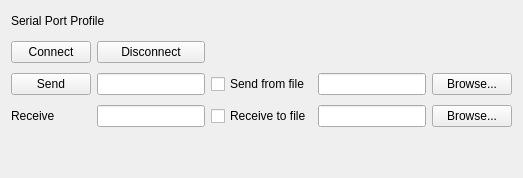
          <widget class="QWidget" name="tabSPP">
           <attribute name="title">
            <string>SPP</string>
           </attribute>
           <layout class="QGridLayout" name="gridLayout_27">
            <property name="verticalSpacing">
             <number>10</number>
            </property>
            <item row="0" column="0" colspan="3">
             <layout class="QHBoxLayout" name="horizontalLayout_33">
              <item>
               <widget class="QLabel" name="label_2">
                <property name="text">
                 <string>Serial Port Profile</string>
                </property>
               </widget>
              </item>
              <item>
               <spacer name="horizontalSpacer_29">
                <property name="orientation">
                 <enum>Qt::Vertical</enum>
                </property>
                <property name="sizeHint" stdset="0">
                 <size>
                  <width>40</width>
                  <height>20</height>
                 </size>
                </property>
               </spacer>
              </item>
             </layout>
            </item>
            <item row="1" column="0">
             <widget class="QPushButton" name="btnSPConnect">
              <property name="text">
               <string>Connect</string>
              </property>
             </widget>
            </item>
            <item row="1" column="1">
             <widget class="QPushButton" name="btnSPPDisconnect">
              <property name="text">
               <string>Disconnect</string>
              </property>
             </widget>
            </item>
            <item row="2" column="1">
             <widget class="QLineEdit" name="lineEditSPPSend"/>
            </item>
            <item row="2" column="0">
             <widget class="QPushButton" name="btnSPPSend">
              <property name="text">
               <string>Send</string>
              </property>
             </widget>
            </item>
            <item row="3" column="4">
             <widget class="QPushButton" name="btnSPPBrowseReceive">
              <property name="text">
               <string>Browse...</string>
              </property>
             </widget>
            </item>
            <item row="3" column="1">
             <widget class="QLineEdit" name="lineEditSPPreceive"/>
            </item>
            <item row="3" column="2">
             <widget class="QCheckBox" name="cbSPPReceiveFile">
              <property name="text">
               <string>Receive to file</string>
              </property>
             </widget>
            </item>
            <item row="2" column="3">
             <widget class="QLineEdit" name="lineEditSPPSendFile"/>
            </item>
            <item row="2" column="2">
             <widget class="QCheckBox" name="cbSPPSendFile">
              <property name="text">
               <string>Send from file</string>
              </property>
             </widget>
            </item>
            <item row="3" column="0">
             <widget class="QLabel" name="Receive">
              <property name="text">
               <string>Receive</string>
              </property>
             </widget>
            </item>
            <item row="3" column="3">
             <widget class="QLineEdit" name="lineEditSPPReceiveFile"/>
            </item>
            <item row="2" column="4">
             <widget class="QPushButton" name="btnSPPBrowseSend">
              <property name="text">
               <string>Browse...</string>
              </property>
             </widget>
            </item>
            <item row="4" column="1">
             <spacer name="verticalSpacer_19">
              <property name="orientation">
               <enum>Qt::Vertical</enum>
              </property>
              <property name="sizeHint" stdset="0">
               <size>
                <width>20</width>
                <height>40</height>
               </size>
              </property>
             </spacer>
            </item>
           </layout>
          </widget>
